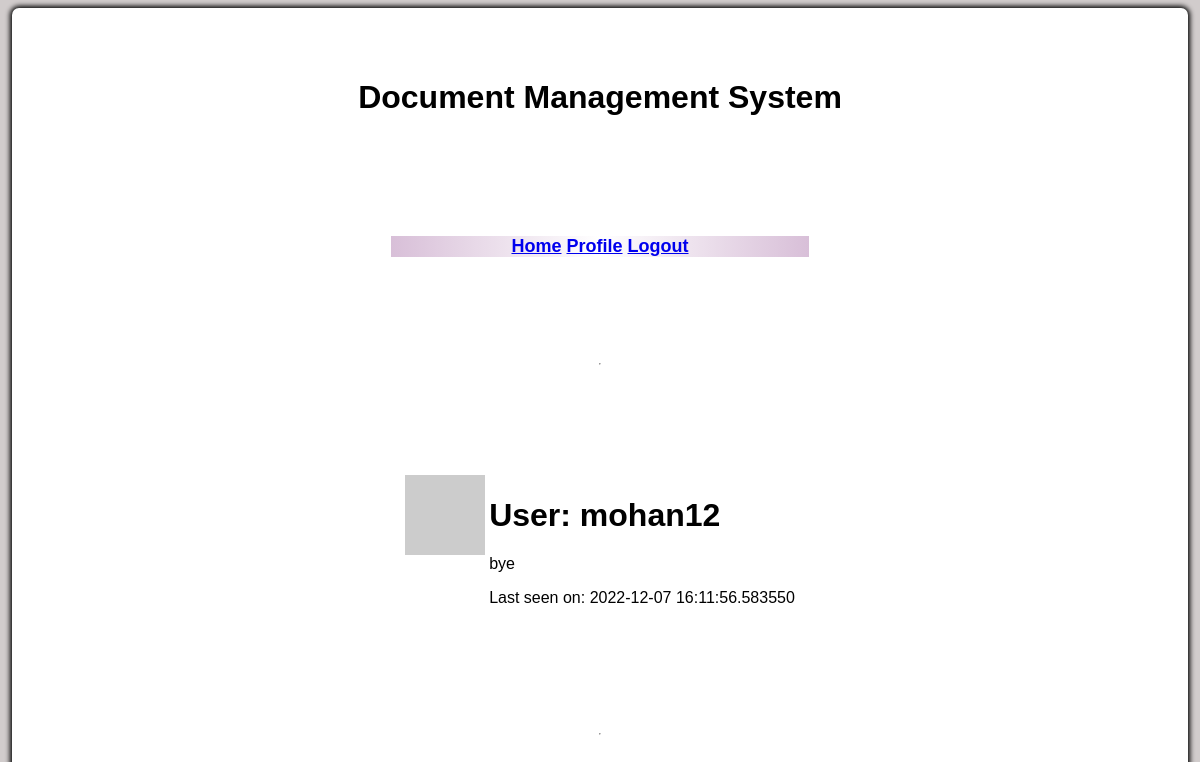
Page /user/mohan12 (signed in) on the committed database.
### app.py (models this page shows, shortened)
class User(UserMixin, db.Model):
    id = db.Column(db.Integer, primary_key=True)
    username = db.Column(db.String(64), index=True, unique=True)
    email = db.Column(db.String(120), index=True, unique=True)
    password_hash = db.Column(db.String(128))
    posts = db.relationship('Post', backref='author', lazy='dynamic')
    about_me = db.Column(db.String(140))
    last_seen = db.Column(db.DateTime, default=datetime.utcnow)
    def avatar(self, size):
        digest = md5(self.email.lower().encode('utf-8')).hexdigest()
        return 'https://www.gravatar.com/avatar/{}?d=identicon&s={}'.format(
            digest, size)

### app.py (the view)
@app.route('/user/<username>')
@login_required
def user(username):
    user = User.query.filter_by(username=username).first_or_404()
    return render_template('user.html', user=user, title=username)

### app.py (called while the page is built)
@login.user_loader
def load_user(id):
    return User.query.get(int(id))

@app.before_request
def before_request():
    if current_user.is_authenticated:
        current_user.last_seen = datetime.utcnow()
        db.session.commit()

### templates/user.html (shortened to what this page needs)
{% extends "base.html" %}
{% block content %}
    <table>
        <tr valign="top">
            <td><img src="{{ user.avatar(128) }}"></td>
            <td>
                <h1>User: {{ user.username }}</h1>
                {% if user.about_me %}<p>{{ user.about_me }}</p>{% endif %}
                {% if user.last_seen %}<p>Last seen on: {{ user.last_seen }}</p>{% endif %}
            </td>
        </tr>
    </table>
    <hr>
{% endblock %}

### static/base.css (style rules this page uses)
html { height: 100%; }
body { height: 100%; margin: 0; font-family: Arial, Helvetica, sans-serif; display: grid; justify-items: center; align-items: center; background-color: #d1cccc; }

### rows in the picture
User: username "mohan12", about_me "bye", last_seen "2022-12-07 16:11:56.583550"
